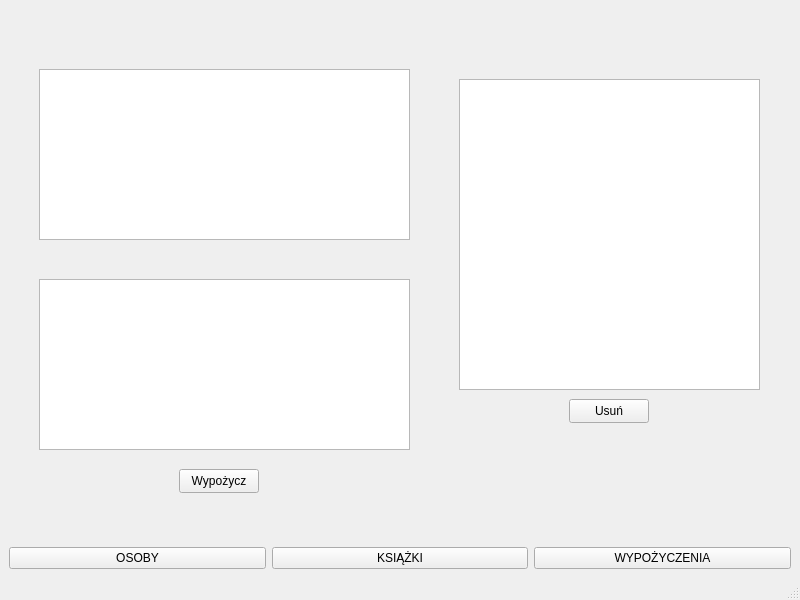
<?xml version="1.0" encoding="UTF-8"?>
<ui version="4.0">
 <class>DataBase</class>
 <widget class="QMainWindow" name="DataBase">
  <property name="geometry">
   <rect>
    <x>0</x>
    <y>0</y>
    <width>800</width>
    <height>600</height>
   </rect>
  </property>
  <property name="windowTitle">
   <string>DataBase</string>
  </property>
  <widget class="QWidget" name="centralwidget">
   <layout class="QGridLayout" name="gridLayout">
    <item row="1" column="2">
     <widget class="QPushButton" name="mixBtn">
      <property name="text">
       <string>WYPOŻYCZENIA</string>
      </property>
     </widget>
    </item>
    <item row="1" column="0">
     <widget class="QPushButton" name="usrBtn">
      <property name="text">
       <string>OSOBY</string>
      </property>
     </widget>
    </item>
    <item row="1" column="1">
     <widget class="QPushButton" name="bookBtn">
      <property name="text">
       <string>KSIĄŻKI</string>
      </property>
     </widget>
    </item>
    <item row="0" column="0" colspan="3">
     <widget class="QStackedWidget" name="pages">
      <property name="currentIndex">
       <number>3</number>
      </property>
      <widget class="QWidget" name="page_3"/>
      <widget class="QWidget" name="page_4">
       <widget class="QTableView" name="tableBooks">
        <property name="geometry">
         <rect>
          <x>20</x>
          <y>60</y>
          <width>371</width>
          <height>401</height>
         </rect>
        </property>
       </widget>
       <widget class="QStackedWidget" name="booksPages">
        <property name="geometry">
         <rect>
          <x>450</x>
          <y>70</y>
          <width>281</width>
          <height>391</height>
         </rect>
        </property>
        <property name="currentIndex">
         <number>0</number>
        </property>
        <widget class="QWidget" name="page_7">
         <widget class="QTextEdit" name="inputBookTitle">
          <property name="geometry">
           <rect>
            <x>30</x>
            <y>40</y>
            <width>231</width>
            <height>31</height>
           </rect>
          </property>
         </widget>
         <widget class="QTextEdit" name="inputBookAuthor">
          <property name="geometry">
           <rect>
            <x>30</x>
            <y>90</y>
            <width>231</width>
            <height>31</height>
           </rect>
          </property>
         </widget>
         <widget class="QPushButton" name="AddBookBtn">
          <property name="geometry">
           <rect>
            <x>100</x>
            <y>140</y>
            <width>91</width>
            <height>24</height>
           </rect>
          </property>
          <property name="text">
           <string>Dodaj</string>
          </property>
         </widget>
        </widget>
        <widget class="QWidget" name="subpageEditBook">
         <widget class="QTextEdit" name="inputBookAuthor_2">
          <property name="geometry">
           <rect>
            <x>30</x>
            <y>40</y>
            <width>231</width>
            <height>31</height>
           </rect>
          </property>
         </widget>
         <widget class="QTextEdit" name="inputBookTitle_2">
          <property name="geometry">
           <rect>
            <x>30</x>
            <y>90</y>
            <width>231</width>
            <height>31</height>
           </rect>
          </property>
         </widget>
         <widget class="QPushButton" name="updateBookBtn">
          <property name="geometry">
           <rect>
            <x>100</x>
            <y>160</y>
            <width>80</width>
            <height>24</height>
           </rect>
          </property>
          <property name="text">
           <string>Aktualizuj</string>
          </property>
         </widget>
         <widget class="QPushButton" name="backToAddinBookBtn">
          <property name="geometry">
           <rect>
            <x>70</x>
            <y>360</y>
            <width>151</width>
            <height>24</height>
           </rect>
          </property>
          <property name="text">
           <string>Dodaj nową książkę</string>
          </property>
         </widget>
         <widget class="QPushButton" name="delButton">
          <property name="geometry">
           <rect>
            <x>100</x>
            <y>190</y>
            <width>80</width>
            <height>24</height>
           </rect>
          </property>
          <property name="text">
           <string>Usuń</string>
          </property>
         </widget>
         <widget class="QLabel" name="label">
          <property name="geometry">
           <rect>
            <x>30</x>
            <y>10</y>
            <width>31</width>
            <height>16</height>
           </rect>
          </property>
          <property name="text">
           <string>ID :</string>
          </property>
         </widget>
         <widget class="QLabel" name="id_Book">
          <property name="geometry">
           <rect>
            <x>60</x>
            <y>10</y>
            <width>31</width>
            <height>16</height>
           </rect>
          </property>
          <property name="text">
           <string/>
          </property>
         </widget>
        </widget>
       </widget>
      </widget>
      <widget class="QWidget" name="page_5">
       <widget class="QTableView" name="tableUsers">
        <property name="geometry">
         <rect>
          <x>20</x>
          <y>60</y>
          <width>371</width>
          <height>401</height>
         </rect>
        </property>
       </widget>
       <widget class="QStackedWidget" name="userPages">
        <property name="geometry">
         <rect>
          <x>450</x>
          <y>70</y>
          <width>281</width>
          <height>391</height>
         </rect>
        </property>
        <property name="currentIndex">
         <number>1</number>
        </property>
        <widget class="QWidget" name="page_8">
         <widget class="QTextEdit" name="inputUserName">
          <property name="geometry">
           <rect>
            <x>30</x>
            <y>40</y>
            <width>231</width>
            <height>31</height>
           </rect>
          </property>
         </widget>
         <widget class="QTextEdit" name="inputUserSurname">
          <property name="geometry">
           <rect>
            <x>30</x>
            <y>90</y>
            <width>231</width>
            <height>31</height>
           </rect>
          </property>
         </widget>
         <widget class="QPushButton" name="AddUserBtn">
          <property name="geometry">
           <rect>
            <x>100</x>
            <y>140</y>
            <width>91</width>
            <height>24</height>
           </rect>
          </property>
          <property name="text">
           <string>Dodaj </string>
          </property>
         </widget>
        </widget>
        <widget class="QWidget" name="subpageEditUsr">
         <widget class="QTextEdit" name="inputUserName_2">
          <property name="geometry">
           <rect>
            <x>30</x>
            <y>40</y>
            <width>231</width>
            <height>31</height>
           </rect>
          </property>
         </widget>
         <widget class="QTextEdit" name="inputUserSurname_2">
          <property name="geometry">
           <rect>
            <x>30</x>
            <y>90</y>
            <width>231</width>
            <height>31</height>
           </rect>
          </property>
         </widget>
         <widget class="QPushButton" name="updateUsrBtn">
          <property name="geometry">
           <rect>
            <x>100</x>
            <y>160</y>
            <width>80</width>
            <height>24</height>
           </rect>
          </property>
          <property name="text">
           <string>Atualizuj</string>
          </property>
         </widget>
         <widget class="QPushButton" name="backToAddinBtn">
          <property name="geometry">
           <rect>
            <x>50</x>
            <y>360</y>
            <width>181</width>
            <height>24</height>
           </rect>
          </property>
          <property name="text">
           <string>Dodaj nowego użytkownika</string>
          </property>
         </widget>
         <widget class="QPushButton" name="delButton_2">
          <property name="geometry">
           <rect>
            <x>100</x>
            <y>190</y>
            <width>80</width>
            <height>24</height>
           </rect>
          </property>
          <property name="text">
           <string>Usuń</string>
          </property>
         </widget>
         <widget class="QLabel" name="label_2">
          <property name="geometry">
           <rect>
            <x>30</x>
            <y>10</y>
            <width>31</width>
            <height>16</height>
           </rect>
          </property>
          <property name="text">
           <string>ID :</string>
          </property>
         </widget>
         <widget class="QLabel" name="id_usr">
          <property name="geometry">
           <rect>
            <x>60</x>
            <y>10</y>
            <width>31</width>
            <height>16</height>
           </rect>
          </property>
          <property name="text">
           <string/>
          </property>
         </widget>
        </widget>
       </widget>
      </widget>
      <widget class="QWidget" name="page_6">
       <widget class="QTableView" name="tableUsers_2">
        <property name="geometry">
         <rect>
          <x>30</x>
          <y>60</y>
          <width>371</width>
          <height>171</height>
         </rect>
        </property>
       </widget>
       <widget class="QTableView" name="tableBooks_2">
        <property name="geometry">
         <rect>
          <x>30</x>
          <y>270</y>
          <width>371</width>
          <height>171</height>
         </rect>
        </property>
       </widget>
       <widget class="QPushButton" name="gimmeThatBookBtn">
        <property name="geometry">
         <rect>
          <x>170</x>
          <y>460</y>
          <width>80</width>
          <height>24</height>
         </rect>
        </property>
        <property name="text">
         <string>Wypożycz</string>
        </property>
       </widget>
       <widget class="QStackedWidget" name="stackedWidget">
        <property name="geometry">
         <rect>
          <x>440</x>
          <y>50</y>
          <width>311</width>
          <height>381</height>
         </rect>
        </property>
        <property name="currentIndex">
         <number>0</number>
        </property>
        <widget class="QWidget" name="page_9">
         <widget class="QTableView" name="tableBookBorrows">
          <property name="geometry">
           <rect>
            <x>10</x>
            <y>20</y>
            <width>301</width>
            <height>311</height>
           </rect>
          </property>
         </widget>
         <widget class="QLabel" name="label_book">
          <property name="geometry">
           <rect>
            <x>40</x>
            <y>40</y>
            <width>241</width>
            <height>16</height>
           </rect>
          </property>
          <property name="text">
           <string/>
          </property>
         </widget>
         <widget class="QPushButton" name="delButton_3">
          <property name="geometry">
           <rect>
            <x>120</x>
            <y>340</y>
            <width>80</width>
            <height>24</height>
           </rect>
          </property>
          <property name="text">
           <string>Usuń</string>
          </property>
         </widget>
        </widget>
        <widget class="QWidget" name="page_10"/>
       </widget>
      </widget>
     </widget>
    </item>
   </layout>
  </widget>
  <widget class="QMenuBar" name="menubar">
   <property name="geometry">
    <rect>
     <x>0</x>
     <y>0</y>
     <width>800</width>
     <height>21</height>
    </rect>
   </property>
  </widget>
  <widget class="QStatusBar" name="statusbar"/>
 </widget>
 <resources/>
 <connections/>
</ui>
